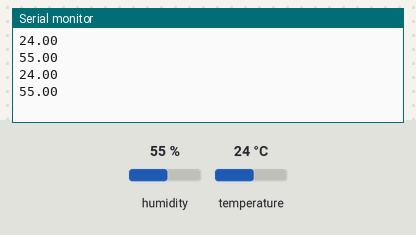
Simulated run of this sketch. Board: Arduino Uno, built with avr-gcc and run on an emulated ATmega328P. Shown: the last lines printed to the serial monitor. Inputs (shaded band) come from the test bench; at power-on: humidity 55 %, temperature 24 °C.

Above: at 2.8 s.
2.9 s: humidity set to 22 %
At 5.3 s:
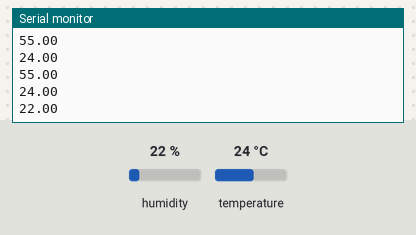
5.6 s: temperature set to 12 °C
At 6.7 s:
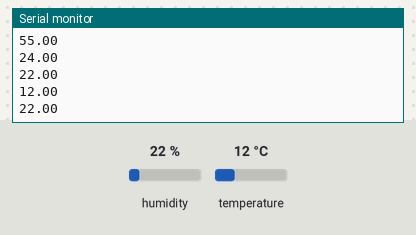
8.3 s: humidity set to 40 %
At 11.5 s:
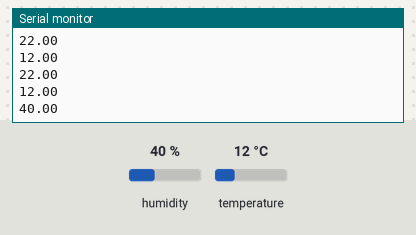
Timing chart, 0 to 13.0 s (numbered marks = the images above; inputs shaded):
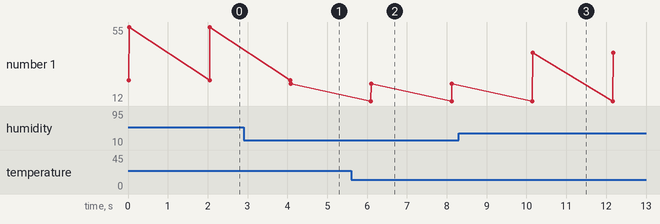

Measured:
- after the input at 2.9 s, the serial monitor: prints a new line after 1.2 s (image 1)
- after the input at 5.6 s, the serial monitor: prints a new line after 0.50 s (image 2)
- after the input at 8.3 s, the serial monitor: prints a new line after 1.9 s (image 3)
- plotted number 1: 55 → 22 after the input at 2.9 s, 22 → 40 after the input at 8.3 s

The sketch:

dht11_19092024.ino
```cpp
/*
Date: 19-09-2024
Developer: Fernando Y
Sketch: GEt temperature and humidity drom DHT11 Sensor

*/
#include "DHT.h"
#define DHTTYPE DHT11
#define DHTPIN 10

float temp = 0;
float hum = 0;

DHT dht(DHTPIN,DHTTYPE);

void setup() {

  dht.begin();
  Serial.begin(9600);

}

void loop() {

  temp = dht.readTemperature();
  hum = dht.readHumidity();


  Serial.println(temp);
  Serial.println(hum);
  delay(2000);
}
```
